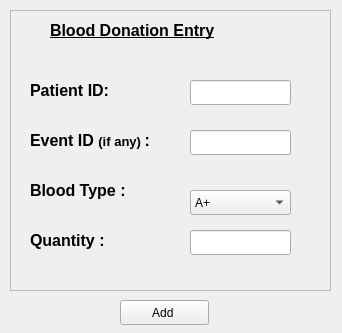
<?xml version="1.0" encoding="UTF-8"?>
<ui version="4.0">
 <class>bloodDonation</class>
 <widget class="QWidget" name="bloodDonation">
  <property name="windowModality">
   <enum>Qt::ApplicationModal</enum>
  </property>
  <property name="geometry">
   <rect>
    <x>0</x>
    <y>0</y>
    <width>342</width>
    <height>333</height>
   </rect>
  </property>
  <property name="windowTitle">
   <string>Blood Entry</string>
  </property>
  <widget class="QFrame" name="frame">
   <property name="geometry">
    <rect>
     <x>10</x>
     <y>10</y>
     <width>321</width>
     <height>281</height>
    </rect>
   </property>
   <property name="frameShape">
    <enum>QFrame::StyledPanel</enum>
   </property>
   <property name="frameShadow">
    <enum>QFrame::Raised</enum>
   </property>
   <widget class="QLabel" name="bloodDonationLabel">
    <property name="geometry">
     <rect>
      <x>40</x>
      <y>0</y>
      <width>251</width>
      <height>41</height>
     </rect>
    </property>
    <property name="styleSheet">
     <string notr="true">font-size:12pt;
font-weight: bold;</string>
    </property>
    <property name="text">
     <string>&lt;html&gt;&lt;head/&gt;&lt;body&gt;&lt;p&gt;&lt;span style=&quot; font-size:12pt; text-decoration: underline;&quot;&gt;Blood Donation Entry&lt;/span&gt;&lt;/p&gt;&lt;/body&gt;&lt;/html&gt;</string>
    </property>
   </widget>
   <widget class="QLabel" name="bloodTypeLabel">
    <property name="geometry">
     <rect>
      <x>20</x>
      <y>160</y>
      <width>151</width>
      <height>41</height>
     </rect>
    </property>
    <property name="styleSheet">
     <string notr="true">font-size:12pt;
font-weight: bold;</string>
    </property>
    <property name="text">
     <string>&lt;html&gt;&lt;head/&gt;&lt;body&gt;&lt;p&gt;Blood Type :&lt;/p&gt;&lt;/body&gt;&lt;/html&gt;</string>
    </property>
   </widget>
   <widget class="QLabel" name="quantityLabel">
    <property name="geometry">
     <rect>
      <x>20</x>
      <y>210</y>
      <width>151</width>
      <height>41</height>
     </rect>
    </property>
    <property name="styleSheet">
     <string notr="true">font-size:12pt;
font-weight: bold;</string>
    </property>
    <property name="text">
     <string>&lt;html&gt;&lt;head/&gt;&lt;body&gt;&lt;p&gt;Quantity :&lt;/p&gt;&lt;/body&gt;&lt;/html&gt;</string>
    </property>
   </widget>
   <widget class="QLineEdit" name="quantity">
    <property name="geometry">
     <rect>
      <x>180</x>
      <y>220</y>
      <width>101</width>
      <height>25</height>
     </rect>
    </property>
   </widget>
   <widget class="QComboBox" name="bloodTypeComboBox">
    <property name="geometry">
     <rect>
      <x>180</x>
      <y>180</y>
      <width>101</width>
      <height>25</height>
     </rect>
    </property>
    <item>
     <property name="text">
      <string>A+</string>
     </property>
    </item>
    <item>
     <property name="text">
      <string>A-</string>
     </property>
    </item>
    <item>
     <property name="text">
      <string>B+</string>
     </property>
    </item>
    <item>
     <property name="text">
      <string>B-</string>
     </property>
    </item>
    <item>
     <property name="text">
      <string>AB+</string>
     </property>
    </item>
    <item>
     <property name="text">
      <string>AB_</string>
     </property>
    </item>
    <item>
     <property name="text">
      <string>O+</string>
     </property>
    </item>
    <item>
     <property name="text">
      <string>O-</string>
     </property>
    </item>
   </widget>
   <widget class="QLabel" name="patientIDLabel">
    <property name="geometry">
     <rect>
      <x>20</x>
      <y>60</y>
      <width>151</width>
      <height>41</height>
     </rect>
    </property>
    <property name="styleSheet">
     <string notr="true">font-size:12pt;
font-weight: bold;</string>
    </property>
    <property name="text">
     <string>&lt;html&gt;&lt;head/&gt;&lt;body&gt;&lt;p&gt;Patient ID:&lt;/p&gt;&lt;/body&gt;&lt;/html&gt;</string>
    </property>
   </widget>
   <widget class="QLabel" name="eventIDLabel">
    <property name="geometry">
     <rect>
      <x>20</x>
      <y>110</y>
      <width>151</width>
      <height>41</height>
     </rect>
    </property>
    <property name="styleSheet">
     <string notr="true">font-size:12pt;
font-weight: bold;</string>
    </property>
    <property name="text">
     <string>&lt;html&gt;&lt;head/&gt;&lt;body&gt;&lt;p&gt;Event ID &lt;span style=&quot; font-size:10pt;&quot;&gt;(if any) &lt;/span&gt;&lt;span style=&quot; font-size:12pt;&quot;&gt;:&lt;/span&gt;&lt;/p&gt;&lt;/body&gt;&lt;/html&gt;</string>
    </property>
   </widget>
   <widget class="QLineEdit" name="patientID">
    <property name="geometry">
     <rect>
      <x>180</x>
      <y>70</y>
      <width>101</width>
      <height>25</height>
     </rect>
    </property>
   </widget>
   <widget class="QLineEdit" name="eventID">
    <property name="geometry">
     <rect>
      <x>180</x>
      <y>120</y>
      <width>101</width>
      <height>25</height>
     </rect>
    </property>
   </widget>
  </widget>
  <widget class="QPushButton" name="addButton">
   <property name="geometry">
    <rect>
     <x>120</x>
     <y>300</y>
     <width>89</width>
     <height>25</height>
    </rect>
   </property>
   <property name="text">
    <string>Add </string>
   </property>
  </widget>
 </widget>
 <resources/>
 <connections/>
</ui>
